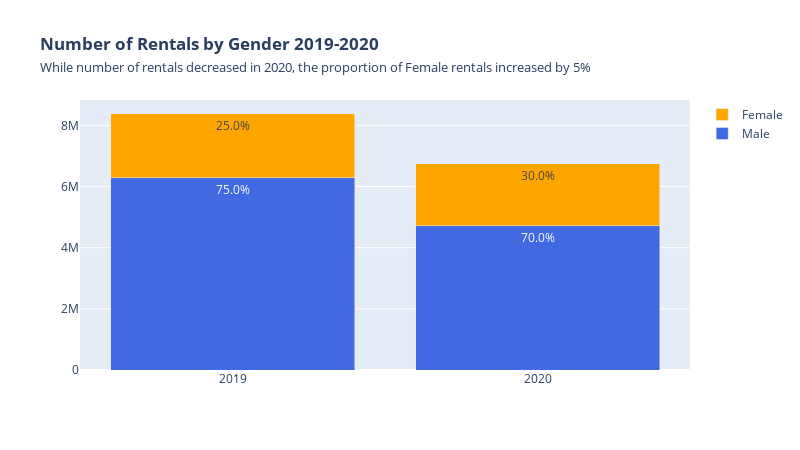

Notebook code for this chart:
### Code cell
plot_stackedbar(values=values_test,x=x_test,y=y_test,colors=colors_test,title=main_title,subtitle=sub_title,stack_labels=stack_labels)

### Figure 1 — Plotly figure (JSON) as saved in the notebook; plotly's stock layout.template omitted (floating-point values rounded to 4 significant figures)
{"data": [{"marker": {"color": "royalblue"}, "name": "Male", "text": ["75.0%", "70.0%"], "textposition": "auto", "type": "bar", "x": ["2019", "2020"], "y": [6291288, 4714605]}, {"marker": {"color": "orange"}, "name": "Female", "text": ["25.0%", "30.0%"], "textposition": "auto", "type": "bar", "x": ["2019", "2020"], "y": [2096563, 2024394]}], "layout": {"autosize": false, "barmode": "stack", "height": 450, "showlegend": true, "title": {"text": "<b>Number of Rentals by Gender 2019-2020</b><br><span style=\"font-size: 10pt\">While number of rentals decreased in 2020, the proportion of Female rentals increased by 5%</span>"}, "width": 800, "xaxis": {"type": "category"}}}
